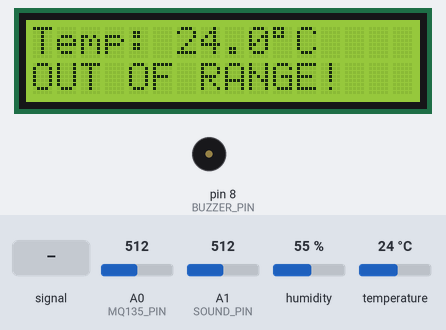
Simulated run of this sketch. Board: Arduino Uno, built with avr-gcc and run on an emulated ATmega328P. Parts: 16×2 character LCD, buzzer (waves = sounding, pin HIGH). The test bench sets the inputs (shaded band); at power-on: humidity 55 %, temperature 24 °C, A0 (MQ135_PIN) = 512, A1 (SOUND_PIN) = 512.

Above: at 1.2 s.
1.3 s: humidity set to 22 %
11.4 s: temperature set to 19 °C
At 21.4 s:
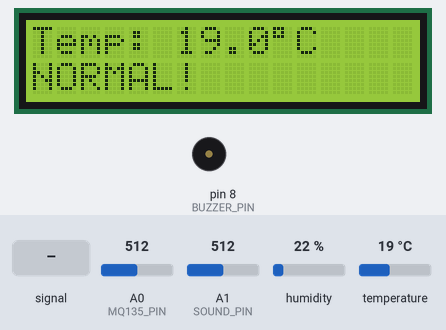
21.5 s: humidity set to 40 %
At 34.0 s:
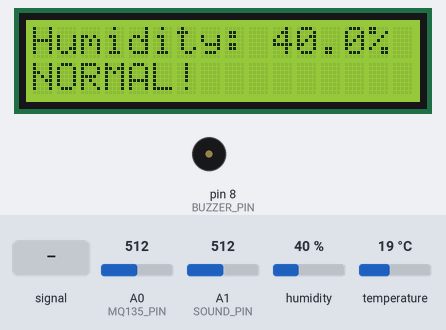
34.7 s: A1 (SOUND_PIN) fed a 50 Hz sine of ±306 counts around its level
At 48.4 s:
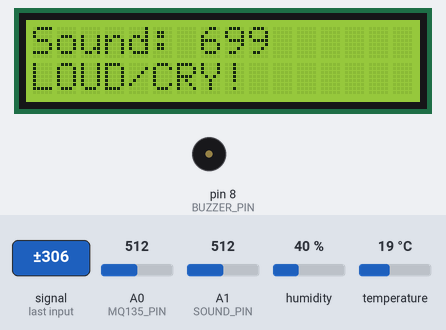
48.7 s: A0 (MQ135_PIN) set to 30
At 55.2 s:
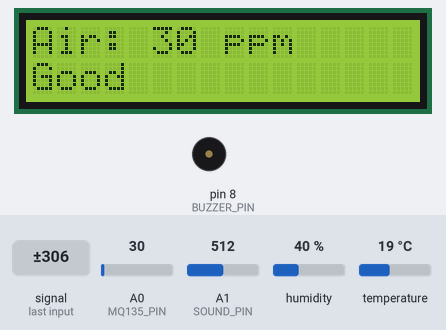
62.7 s: A1 (SOUND_PIN) set to 610
At 73.6 s:
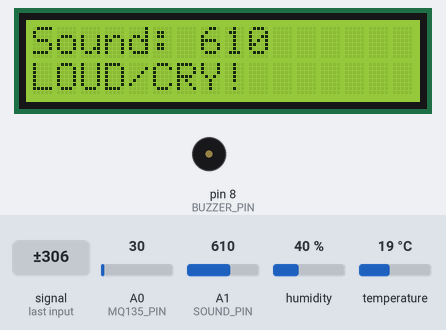
Timing chart, 0 to 75.1 s (numbered marks = the images above; inputs shaded):
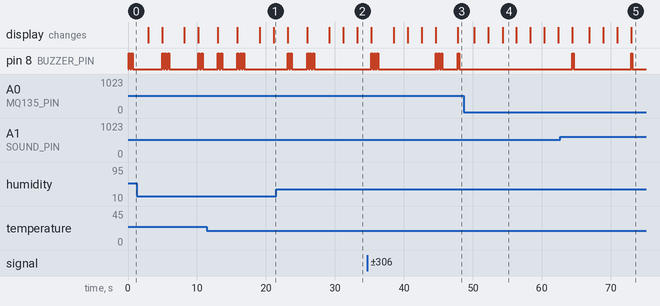

The sketch:

baby_monitor.ino
```cpp
#include <Wire.h>
#include <LiquidCrystal_I2C.h>
#include <DHT.h>


LiquidCrystal_I2C lcd(0x27, 16, 2);


#define DHT22_PIN     7
#define DHTTYPE       DHT22
#define MQ135_PIN     A0
#define SOUND_PIN     A1
#define BUZZER_PIN    8


// --- Air Quality Thresholds ---
#define AQ_GOOD       100
#define AQ_MODERATE   200
#define AQ_POOR       300


// --- Temperature Thresholds (°C) ---
#define TEMP_LOW      18.0
#define TEMP_HIGH     22.0


// --- Humidity Thresholds ---
#define HUM_LOW       40.0
#define HUM_HIGH      55.0


// --- Sound Threshold ---
#define SOUND_THRESH  600


DHT dht(DHT22_PIN, DHTTYPE);


void setup() {
 lcd.init();
 lcd.backlight();
 dht.begin();
 pinMode(BUZZER_PIN, OUTPUT);
 digitalWrite(BUZZER_PIN, LOW);
}


String airQualityLabel(int val) {
 if (val < AQ_GOOD)     return "Good       ";
 if (val < AQ_MODERATE) return "Moderate   ";
 if (val < AQ_POOR)     return "Poor       ";
 return                        "Hazardous  ";
}


void alertBuzzer(int beeps) {
 for (int i = 0; i < beeps; i++) {
   digitalWrite(BUZZER_PIN, HIGH);
   delay(200);
   digitalWrite(BUZZER_PIN, LOW);
   delay(200);
 }
}


void loop() {
 float temperature = dht.readTemperature();
 float humidity    = dht.readHumidity();
 int   airQuality  = analogRead(MQ135_PIN);
 int   soundLevel  = analogRead(SOUND_PIN);


 bool tempAlert  = false;
 bool humAlert   = false;
 bool aqAlert    = false;
 bool soundAlert = false;


 // --- DHT Error Check ---
 if (isnan(temperature) || isnan(humidity)) {
   lcd.clear();
   lcd.setCursor(0, 0);
   lcd.print("Sensor Error!   ");
   lcd.setCursor(0, 1);
   lcd.print("Check DHT22     ");
   delay(2000);
   return;
 }


 // --- Check Thresholds ---
 if (temperature < TEMP_LOW || temperature > TEMP_HIGH) tempAlert  = true;
 if (humidity    < HUM_LOW  || humidity    > HUM_HIGH)  humAlert   = true;
 if (airQuality  > AQ_POOR)                             aqAlert    = true;
 if (soundLevel  > SOUND_THRESH)                        soundAlert = true;


 // --- Screen 1: Temperature ---
 lcd.clear();
 lcd.setCursor(0, 0);
 lcd.print("Temp: ");
 lcd.print(temperature, 1);
 lcd.print((char)223);
 lcd.print("C");
 lcd.setCursor(0, 1);
 if (tempAlert) {
   lcd.print("OUT OF RANGE! ");
   alertBuzzer(2);
 } else {
   lcd.print("NORMAL!");
 }
 delay(2000);


 // --- Screen 2: Humidity ---
 lcd.clear();
 lcd.setCursor(0, 0);
 lcd.print("Humidity: ");
 lcd.print(humidity, 1);
 lcd.print("%");
 lcd.setCursor(0, 1);
 if (humAlert) {
   lcd.print("OUT OF RANGE !");
   alertBuzzer(2);
 } else {
   lcd.print("NORMAL!");
 }
 delay(2000);


 // --- Screen 3: Air Quality ---
 lcd.clear();
 lcd.setCursor(0, 0);
 lcd.print("Air: ");
 lcd.print(airQuality);
 lcd.print(" ppm     ");
 lcd.setCursor(0, 1);
 if (aqAlert) {
   lcd.print("HAZARDOUS!");
   alertBuzzer(3);
 } else {
   lcd.print(airQualityLabel(airQuality));
   lcd.print("        ");
 }
 delay(2000);


 // --- Screen 4: Sound ---
 lcd.clear();
 lcd.setCursor(0, 0);
 lcd.print("Sound: ");
 lcd.print(soundLevel);
 lcd.setCursor(0, 1);
 if (soundAlert) {
   lcd.print("LOUD/CRY!");
   alertBuzzer(1);
 } else {
   lcd.print("NORMAL!");
 }
 delay(2000);
}
```

Measured:
- after the input at 11.4 s, the display: first differs from a run without the input after 9.7 s (image 1)
- after the input at 21.5 s, the display: first differs from a run without the input after 11.8 s (image 2)
- after the input at 34.7 s, the display: first differs from a run without the input after 13.1 s (image 3)
- after the input at 48.7 s, pin 8 (BUZZER_PIN): stops changing and stays LOW; the display: first differs from a run without the input after 5.6 s (image 4)
- what the display in image 4 shows lasts 2.0 s, from 54.3 s to 56.3 s
